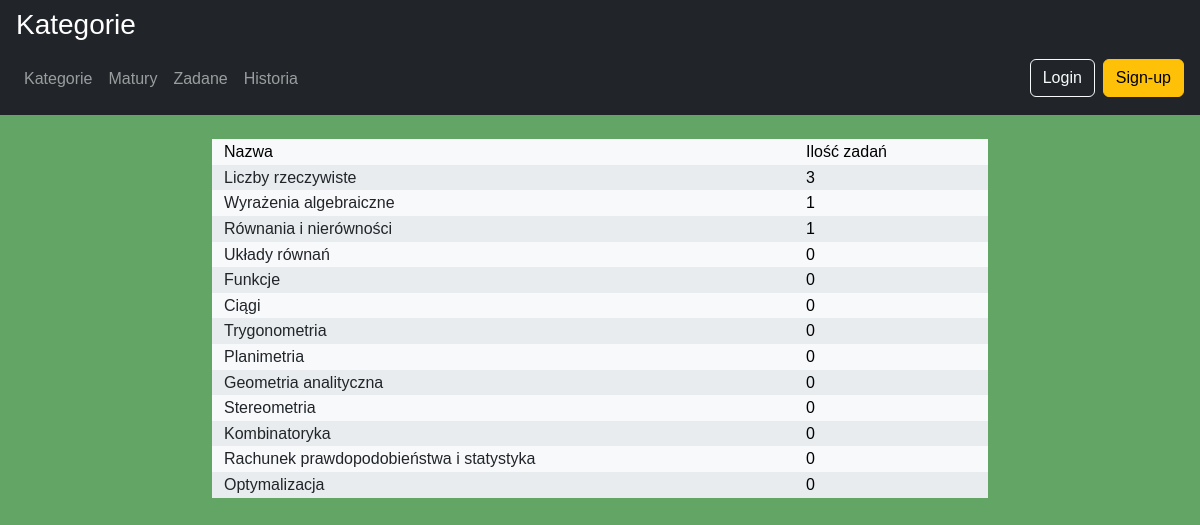
Page /mathematica/categories/ on the committed database.
### matematyka/models.py (models this page shows, shortened)
class Category(models.Model):
    name = models.CharField(max_length=100, unique=True)

### matematyka/views.py (the view)
# urls.py: path('categories/', views.CategoryListView.as_view(), name='category_list'),
class CategoryListView(generic.ListView):
    model = Category
    template_name = 'matematyka/categories.html'
    context_object_name = 'categories'
    def get_context_data(self, **kwargs):
        context = super().get_context_data(**kwargs)
        for category in context['categories']:
            category.task_count = category.tasks.count()
        return context

### matematyka/templates/matematyka/categories.html
{% extends 'base.html' %}
{% block header %}
<h3>{% block title %}Kategorie{% endblock %}</h3>
{% endblock %}
{% block content %}
<div class="container custom-grid text-black">
    <div class="row">
        <div class="col-lg-9">Nazwa</div>
        <div class="col-lg-3">Ilość zadań</div>
    </div>
    {% for category in categories %}
    <div class="row">
        <div class="col-lg-9">
            <a href="{% url 'category_tasks' category.id %}" class="d-block text-decoration-none link-dark">
                {{ category.name }}
            </a></div>
            <div class="col-lg-3">{{ category.task_count }}</div>
        </div>
        {% endfor %}
    </div>
    {% endblock %}

### matematyka/templates/base.html (shortened to what this page needs)
{% load static %}
<!doctype html>
<html lang="pl">
<head>
    <link href="https://cdn.jsdelivr.net/npm/bootstrap@5.3.0/dist/css/bootstrap.min.css" rel="stylesheet">
    <link rel="stylesheet" href="{% static 'matematyka/css/style.css' %}">
</head>
<body>
    <header class="bg-dark text-white py-2 w-100">
        {% block header %}{% endblock %}
        <nav class="navbar navbar-expand-lg navbar-dark bg-dark">
            <div class="container-fluid">
                <div class="collapse navbar-collapse" id="mainNavbar">
                    <ul class="navbar-nav me-auto mb-2 mb-lg-0">
                        <li class="nav-item"><a class="nav-link" href="{% url 'category_list' %}">Kategorie</a></li>
                        <li class="nav-item"><a class="nav-link" href="{% url 'exam_list' %}">Matury</a></li>
                        <li class="nav-item"><a class="nav-link" href="#">Zadane</a></li>
                        <li class="nav-item"><a class="nav-link" href="#">Historia</a></li>
                    </ul>
                    <div class="d-flex align-items-center">
                        {% if user.is_authenticated %}
                        <span class="text-white me-3">Witaj, {{ user.username }}!</span>
                        <form action="{% url 'logout' %}" method="post" class="me-2 d-inline">
                            {% csrf_token %}
                            <button class="btn btn-outline-light" type="submit">Wyloguj</button>
                        </form>
                        {% else %}
                        <a href="{% url 'login' %}" class="btn btn-outline-light me-2">Login</a>
                        <a href="{% url 'register' %}" class="btn btn-warning">Sign-up</a>
                        {% endif %}
                    </div>
                </div>
            </div>
        </nav>
    </header>
    <section class="container-fluid">
        <div class="row justify-content-center">
            <div class="col-lg-8 col-sm-12">
                {% block content %}{% endblock %}
            </div>
        </div>
    </section>
</body>
</html>

### matematyka/static/matematyka/css/style.css (style rules this page uses)
* { margin: 0; padding: 0; box-sizing: border-box; }
html, body { background-color: rgb(98, 165, 100); color: white; font-family: Arial, Helvetica, sans-serif; line-height: 1.6; }
header { background-color: black; color: white; padding: 1rem; width: 100%; margin-bottom: 1.5rem; }
header.bg-dark { width: 100%; }
header .container-fluid { padding-left: 0; padding-right: 0; }
nav { margin-top: 0.5rem; display: flex; gap: 1rem; }
nav a { text-decoration: none; color: white; padding: 0.5rem 0.75rem; border-radius: 4px; transition: background-color 0.3s ease; }
a { color: white; text-decoration: none; }
.custom-grid .row:nth-child(odd) > [class^="col-"] { background-color: #f8f9fa; }
.custom-grid .row:nth-child(even) > [class^="col-"] { background-color: #e9ecef; }

### rows in the picture
Category: name "Liczby rzeczywiste", task_count "3"
Category: name "Wyrażenia algebraiczne", task_count "1"
Category: name "Równania i nierówności", task_count "1"
Category: name "Układy równań", task_count "0"
Category: name "Funkcje", task_count "0"
Category: name "Ciągi", task_count "0"
Category: name "Trygonometria", task_count "0"
Category: name "Planimetria", task_count "0"
Category: name "Geometria analityczna", task_count "0"
Category: name "Stereometria", task_count "0"
Category: name "Kombinatoryka", task_count "0"
Category: name "Rachunek prawdopodobieństwa i statystyka", task_count "0"
Category: name "Optymalizacja", task_count "0"
